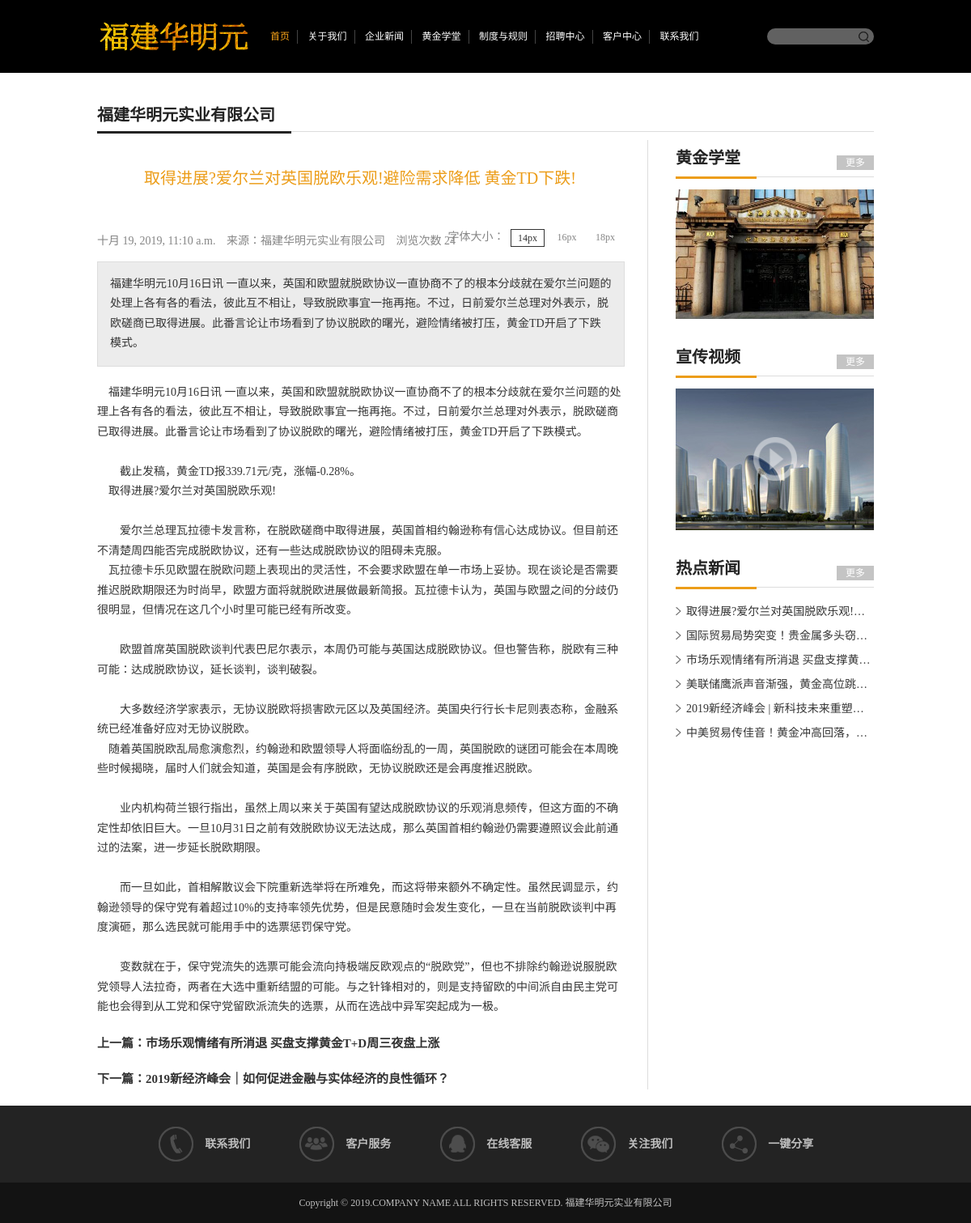
/golds/golds_d/5, run on the app's committed database.
### apps/golds/models.py (models this page shows, shortened)
class Golds(models.Model):
    title = models.CharField(max_length=50, verbose_name="新闻标题", help_text="新闻标题")
    author = models.CharField(max_length=20, verbose_name="新闻来源", help_text="新闻来源")
    gold_type = models.ForeignKey(GoldType, on_delete=models.DO_NOTHING, verbose_name="黄金学堂", help_text="黄金学堂")
    read_num = models.IntegerField(default=0, verbose_name="阅读次数", help_text="阅读次数")
    text = models.TextField(max_length=500, verbose_name="文章摘要", help_text="文章摘要")
    content = RichTextUploadingField(verbose_name="文章", help_text="文章")
    created_time = models.DateTimeField(auto_now_add=True,verbose_name="发布时间", help_text="发布时间")
    class Meta:
        ordering = ["id", '-created_time']
        db_table = "tb_gold"  # 指明数据库表名
        verbose_name = "黄金新闻"  # 在admin站点中显示的名称
        verbose_name_plural = verbose_name  # 显示的复数名称

### apps/golds/views.py (the view)
# urls.py: path('golds_d/<int:golds_id>', views.golds_d,name="golds_d"),
def golds_d(request, golds_id):
    gold = Golds.objects.get(id=golds_id)
    gold_all = Golds.objects.all().order_by("-read_num")[:6]
    gold.read_num += 1
    gold.save()
    previoud_new = Golds.objects.filter(created_time__lt=gold.created_time).last()
    next_new = Golds.objects.filter(created_time__gt=gold.created_time).first()
    return render(request,"golds/golds_d.html",locals())

### templates/golds/golds_d.html (shortened to what this page needs)
{% extends "index/base.html" %}
{% block main %}
<div class="space_hx">&nbsp;</div>
<div class="scd clearfix">
	<div class="scd_top">
    	<span>福建华明元实业有限公司</span>
    </div>
    <div class="scd_m clearfix">
    	<div class="scd_ml">
        	<h1>{{ gold.title }}</h1>
            <div class="time">
            	<span>{{ gold.created_time }}</span>
                <span>来源：{{ gold.author }}</span>
                <span>浏览次数  {{ gold.read_num }}</span>
                <div class="font">
                	<span>字体大小：</span>
                    <em class="on f_14">14px</em>
                    <em class="f_16">16px</em>
                    <em class="f_18">18px</em>
                </div>
            </div>
            <div class="ctn">
            	<div class="des">
                	<p>{{ gold.text }}</p>
                </div>
                <div class="ctn_m">
                    {{ gold.content|safe }}
                </div>
            </div>
            <div class="space_hx">&nbsp;</div>
            <div style="font-size: 15px">
                {% if previoud_new %}
                    <h4>上一篇：<a href="{% url 'golds_d' previoud_new.pk %}">{{ previoud_new.title }}</a></h4>
                {% else %}
                   <h4>上一篇：暂无</h4>
               {% endif %}
            <div class="space_hx">&nbsp;</div>
                {% if next_new %}
                    <h4>下一篇：<a href="{% url 'golds_d' next_new.pk %}">{{ next_new.title }}</a></h4>
                {% else %}
                   <h4>下一篇：暂无最新</h4>
               {% endif %}
            </div>
        </div>
        <div class="scd_mr">
        	<div class="box_h">
            	<span>黄金学堂</span>
                <a href="{% url 'golds' %}">更多</a>
            </div>
            <div class="box_m"><img src="../../static/upload/timg.jpg" alt="黄金学堂"/></div>
            <div class="space_hx">&nbsp;</div>
            <div class="box_h">
            	<span>宣传视频</span>
                <a href="javascript:void(0);">更多</a>
            </div>
            <div class="box_m">
            	<div class="videoRow-box">
                    <div class="rel">
                        <a href="javascript:;" class="videoImg">
                            <span class="play-btn"><img src="../../static/images/icon7.png"></span>
                        </a>
                    </div>
                </div>
            </div>
            <div class="space_hx">&nbsp;</div>
            <div class="box_h">
            	<span>热点新闻</span>
                <a href="{% url 'golds' %}">更多</a>
            </div>
            <div class="box_m">
            	<ul>
                    {% for gold in gold_all %}
                	    <li><a href="{% url 'golds_d' gold.id %}">{{ gold.title }}</a></li>
                    {% endfor %}
                </ul>
            </div>
        </div>
    </div>
</div>
{% endblock %}

### static/css/thems.css (style rules this page uses)
body { font-family:"Microsoft Yahei";font-size:14px;color:#333; padding:0; margin:0; }
a { color:#333; }
div { -webkit-transition: all .3s ease-in-out 0s;-moz-transition: all .3s ease-in-out 0s;-ms-transition: all .3s ease-in-out 0s;-o-transition: all .3s ease-in-out 0s;transition: all .3s ease-in-out 0s; }
.rel { position:relative; }
.play-btn { position:absolute;top:50%;left:50%;opacity:0.9;color:#2b2b2b;margin:-27px 0 0 -27px;border-radius:50%;text-align:center;line-height:1;width:54px; height:54px; }
.videoRow-box .play-btn img { width:54px; height:54px; vertical-align:top; }
.videoImg { position:relative;display:block;z-index:9; }
.scd { width:1170px; margin:0px auto; padding:10px 0 20px; }
.scd .scd_top { width:100%; height:40px; line-height:40px; border-bottom:1px solid #ddd; position:relative; text-align:left; }
.scd .scd_top span { display:inline-block; *display:inline; zoom:1; height:40px; line-height:40px; padding-right:20px; font-size:20px; color:#232323; font-weight:bold; border-bottom:3px solid #232323; position:absolute; left:0; top:0; z-index:99; }
.scd .scd_m { width:100%; padding-top:10px; }
.scd_m .scd_ml { width:850px; float:left; text-align:left; font-size:14px; line-height:175%; border-right:1px solid #ddd; padding-right:38px; }
.scd_m .scd_ml h1 { width:100%; text-align:center; padding:35px 0; font-size:20px; color:#EC9D19; font-weight:normal; margin-bottom:15px; }
.scd_m .scd_ml .time { width:100%; height:30px; line-height:30px; position:relative; }
.scd_m .scd_ml .time span { display:inline-block; *display:inline; zoom:1; height:30px; line-height:30px; margin-right:10px; color:#858585; }
.scd_m .scd_ml .time .font { width:40%; position:absolute; right:0; top:0; text-align:right; }
.scd_m .scd_ml .time .font span,.scd_m .scd_ml .time .font em { display:inline-block; *display:inline; zoom:1; height:20px; line-height:20px; vertical-align:top; margin-top:5px; margin:0 2px; }
.scd_m .scd_ml .time .font em { width:40px; text-align:center; font-size:14px;color:#858585; cursor:pointer; font-size:12px; }
.scd_m .scd_ml .time .font em.on { border:1px solid #333; color:#333; }
.scd_m .scd_ml .ctn { width:100%;-webkit-transition: all .3s ease-in-out 0s;-moz-transition: all .3s ease-in-out 0s;-ms-transition: all .3s ease-in-out 0s;-o-transition: all .3s ease-in-out 0s;transition: all .3s ease-in-out 0s; }
.scd_m .scd_ml .ctn .des { width:100%; padding:15px 0; background:#ECECEC; border:1px solid #ddd; margin:10px 0; }
.scd_m .scd_ml .ctn .des p { width:830px; margin:0px auto; line-height:175%; }
.scd_m .scd_ml .ctn_m { width:100%; margin-top:20px; text-align:left; }
.scd_m .scd_mr { width:245px; float:right; }
.scd_mr .box_h { width:100%; height:45px; line-height:45px; position:relative; border-bottom:1px solid #ddd; margin-bottom:15px; }
.scd_mr .box_h span { display:inline-block; *display:inline; zoom:1; height:45px; line-height:45px; padding-right:20px; border-bottom:3px solid #EC9D19; font-size:20px; color:#232323; font-weight:bold; position:absolute; left:0; top:0; }
.scd_mr .box_h a { display:inline-block; *display:inline; zoom:1; width:46px; height:18px; background:#C4C4C4; text-align:center; line-height:18px; font-size:12px; color:#FFF; position:absolute; right:0; bottom:8px; }
.scd_mr .box_m { width:100%; margin-bottom:5px; }
.scd_mr .box_m img { width:100%; height:auto; vertical-align:top; }
.scd_mr .box_m ul { width:100%; }
.scd_mr .box_m ul li { width:100%; height:30px; line-height:30px; white-space:nowrap; overflow:hidden; text-overflow:ellipsis; background:url(../images/icon8.png) no-repeat left center; }
.scd_mr .box_m ul li a { font-size:14px; margin-left:13px; }

### static/css/responsive.css (style rules this page uses)
@media screen and (max-width:1200px) { .header .head,.banner,.i_ma,.i_mb,.friend,.fn_bg .f_nav,.scd { width:960px; } }
@media screen and (max-width:1200px) { .scd_m .scd_ml { width:650px; padding-right:30px; } }
@media screen and (max-width:1200px) { .scd_m .scd_ml .ctn .des p { width:620px; } }

### data on the page
Golds: title "取得进展?爱尔兰对英国脱欧乐观!避险需求降低 黄金TD下跌!", created_time "十月 19, 2019, 11:10 a.m.", author "福建华明元实业有限公司", read_num "24", text "福建华明元10月16日讯 一直以来，英国和欧盟就脱欧协议一直协商不了的根本分歧就在爱尔兰问题的处理上各有各的看法，彼此互不相让，导致脱欧事宜一拖再拖。不过，日前爱尔兰总理对外表示，脱欧磋商已取得进展。此番言论让市场看到了协议脱欧的曙光，避险情绪被打压，黄金TD开启了下跌模式。", content "福建华明元10月16日讯 一直以来，英国和欧盟就脱欧协议一直协商不了的根本分歧就在爱尔兰问题的处理上各有各的看法，彼此互不相让，导致脱欧事宜一拖再拖。不过，日前爱尔兰总理对外表示，脱欧磋商已取得进展。此番言论让市场看到了协议脱欧的曙光，避险情绪被打压，黄金TD开启了下跌模式。 截止发稿，黄金TD报339.71元/克，涨幅-0.28%。 取得进展?爱尔兰对英国脱欧乐观! 爱尔兰总理瓦拉德卡发言称，在脱欧磋商中取得进展，英国首相约翰逊称有信心达成协议。但目前还不清楚周四能否完成脱欧协议，还有一些达成脱欧协议的阻碍未克服。 瓦拉德卡乐见欧盟在脱欧问题上表现出的灵活性，不会要求欧盟在单一市场上妥协。现在谈论是否需要推迟脱欧期限还为时尚早，欧盟方面将就脱欧进展做最新简报。瓦拉德卡认为，英国与欧盟之间的分歧仍很明显，但情况在这几个小时里可能已经有所改变。 欧盟首席英国脱欧谈判代表巴尼尔表示，本周仍可能与英国达成脱欧协议。但也警告称，脱欧有三种可能：达成脱欧协议，延长谈判，谈判破裂。 大多数经济学家表示，无协议脱欧将损害欧元区以及英国经济。英国央行行长卡尼则表态称，金融系统已经准备好应对无协议脱欧。 随着英国脱欧乱局愈演愈烈，约翰逊和欧盟领导人将面临纷乱的一周，英国脱欧的谜团可能会在本周晚些时候揭晓，届时人们就会知道，英国是会有序脱欧，无协议脱欧还是会再度推迟脱欧。 业内机构荷兰银行指出，虽然上周以来关于英国有望达成脱欧协议的乐观消息频传，但这方面的不确定性却依旧巨大。一旦10月31日之前有效脱欧协议无法达成，那么英国首相约翰逊仍需要遵照议会此前通过的法案，进一步延长脱欧期限。…", title "取得进展?爱尔兰对英国脱欧乐观!…"
Golds: title "市场乐观情绪有所消退 买盘支撑黄金T+D周三夜盘上涨", title "市场乐观情绪有所消退 买盘支撑黄…"
Golds: title "2019新经济峰会｜如何促进金融与实体经济的良性循环？"
Golds: title "国际贸易局势突变！贵金属多头窃…"
Golds: title "美联储鹰派声音渐强，黄金高位跳…"
Golds: title "2019新经济峰会 | 新科技未来重塑…"
Golds: title "中美贸易传佳音！黄金冲高回落，…"
